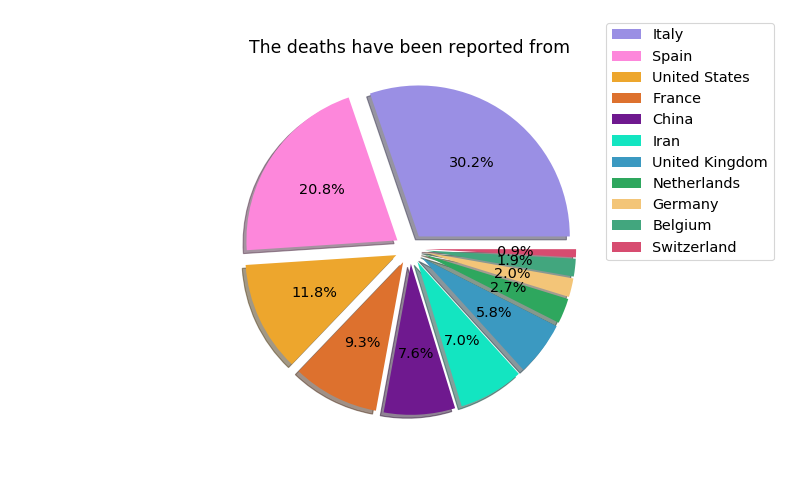

Recreate this plot in Python.
from urllib.request import urlopen, urlretrieve
from bs4 import BeautifulSoup
import re
import matplotlib.pyplot as plt

resp = urlopen('https://www.ecdc.europa.eu/en/geographical-distribution-2019-ncov-cases') # скачиваем файл
html = resp.read().decode('utf8') 
soup = BeautifulSoup(html, 'html.parser')
data_x = [];data_y = []

for tag in soup.find_all('p'):
     if tag.contents[0].string == 'The deaths have been reported from': break
lst = [i for i in re.split(r'\W+', tag.contents[1]) if i]

country = '';num = 0
for i in lst:
    if i.isdigit():
        if num == 0: num = int(i)
        else: num = int(str(num) + i)  
    else: 
        if num != 0: 
            data_x.append(num)
            data_y.append(country)
            num = 0;country = ''
        country += i if country == '' else ' ' + i
    if len(data_x) > 10: break
plt.figure(figsize=(8,13))

plt.figure(dpi = dpi, figsize = (800 / dpi, 500 / dpi) )

explode = [0.1] * len(data_x)
color_rectangle = np.random.rand(11, 3)
plt.pie(data_x, explode = explode, autopct = '%1.1f%%', shadow=True, colors = color_rectangle)
plt.legend(
    bbox_to_anchor = (1, 0.45, 0.25, 0.25),
    loc = 'lower left', labels = data_y)
plt.title('The deaths have been reported from')
plt.savefig('third')